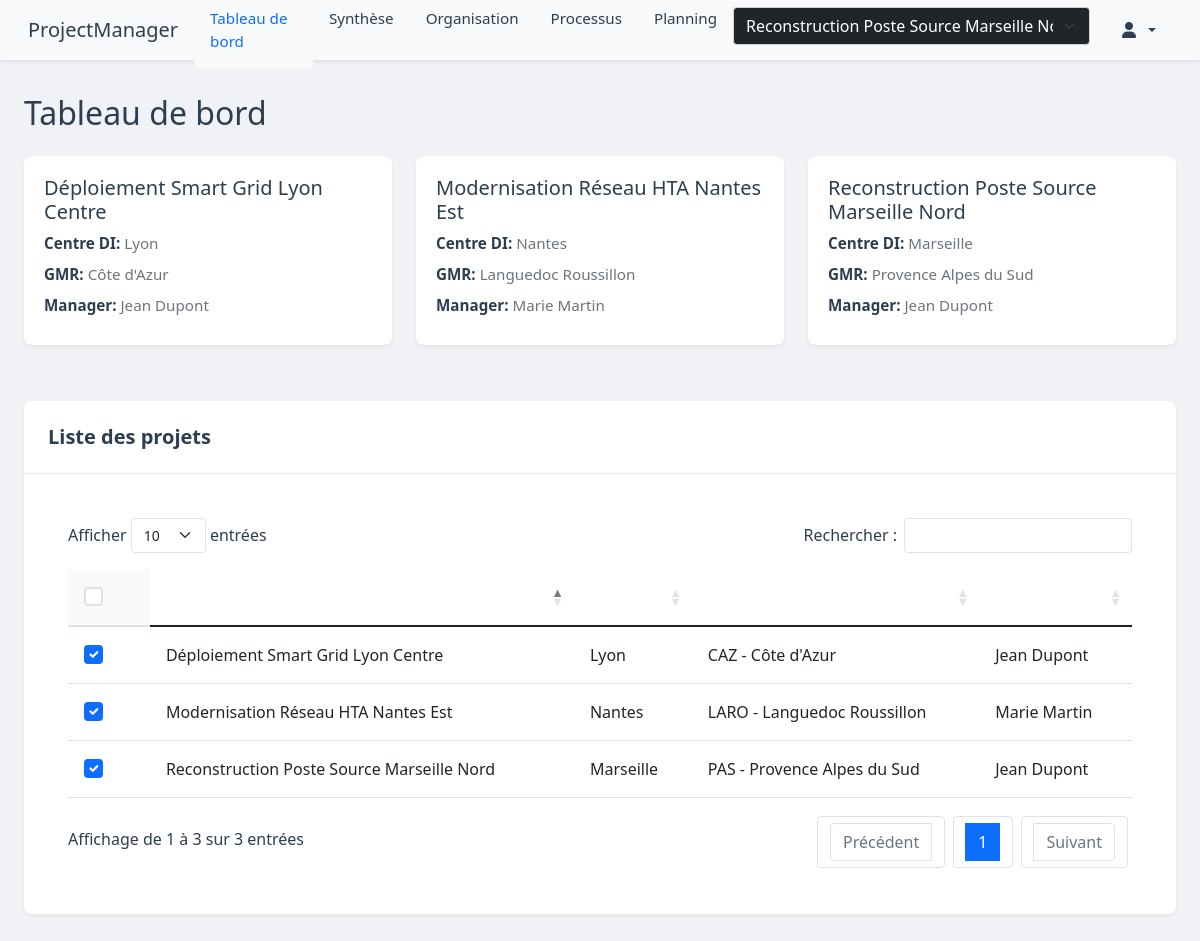
The page /dashboard/ (signed in) on the database its author committed.
### core/models.py (models this page shows, shortened)
class Projet(models.Model):
    nom = models.CharField(max_length=200)
    centre_di = models.ForeignKey(CentreDI, on_delete=models.SET_NULL, null=True, verbose_name="Centre DI")
    gmr = models.ForeignKey(GMR, on_delete=models.SET_NULL, null=True, verbose_name="GMR")
    manager = models.ForeignKey(User, on_delete=models.SET_NULL, null=True)
    date_creation = models.DateTimeField(auto_now_add=True)
    selectionne = models.BooleanField(default=False)
    class Meta:
        verbose_name = "Projet"
        verbose_name_plural = "Projets"
        ordering = ['-date_creation']

class CentreDI(models.Model):
    nom = models.CharField(max_length=100)
    def __str__(self):
        return self.nom
    class Meta:
        verbose_name = "Centre DI"
        verbose_name_plural = "Centres DI"
        ordering = ['nom']

class GMR(models.Model):
    code = models.CharField(max_length=10)
    nom = models.CharField(max_length=100)
    def __str__(self):
        return f"{self.code} - {self.nom}"
    class Meta:
        verbose_name = "GMR"
        verbose_name_plural = "GMR"
        ordering = ['code']

### core/views.py (the view)
# urls.py: path('dashboard/', views.dashboard, name='dashboard'),
@login_required
def dashboard(request):
    projets = Projet.objects.all().select_related('centre_di', 'gmr', 'manager')
    projets_selectionnes = projets.filter(selectionne=True).order_by('nom')
    return render(request, 'dashboard.html', {
        'projets': projets,
        'projets_selectionnes': projets_selectionnes
    })

### core/context_processors.py (called while the page is built)
def projet_context(request):
    try:
        projets = Projet.objects.filter(selectionne=True)
        projet_actif_id = request.session.get('projet_actif_id')
        if projet_actif_id:
            projet_actif = projets.filter(id=projet_actif_id).first()
            if not projet_actif:
                projet_actif = projets.first()
                if projet_actif:
                    request.session['projet_actif_id'] = projet_actif.id
        else:
            projet_actif = projets.first()
            if projet_actif:
                request.session['projet_actif_id'] = projet_actif.id
        return {
            'projets': projets,
            'projet_actif': projet_actif
        }
    except Exception as e:
        return {
            'projets': [],
            'projet_actif': None
        }

### templates/dashboard.html (shortened to what this page needs)
{% extends 'base.html' %}
{% load static %}
{% block extra_css %}
<link rel="stylesheet" type="text/css" href="https://cdn.datatables.net/1.13.7/css/dataTables.bootstrap5.min.css">
<link rel="stylesheet" href="{% static 'css/dashboard.css' %}">
{% endblock %}
{% block content %}
<div class="container-fluid">
    <div class="d-flex justify-content-between align-items-center mb-4">
        <h2 class="mb-0">Tableau de bord</h2>
    </div>
    <div id="alerts-container" class="position-fixed top-0 end-0 p-3" style="z-index: 1050;"></div>
    <div id="selectedProjectsContainer" class="row mb-4">
        {% include 'partials/projets_selectionnes.html' with projets_selectionnes=projets_selectionnes %}
    </div>
    <div class="card">
        <div class="card-header">
            <div class="d-flex justify-content-between align-items-center">
                <h5 class="mb-0">Liste des projets</h5>
            </div>
        </div>
        <div class="card-body">
            <div class="table-responsive">
                <table class="table" id="projectsTable">
                    <thead>
                        <tr>
                            <th style="width: 50px;">
                                <input type="checkbox"
                                    class="form-check-input projet-checkbox {% if projet.selectionne %}checked{% endif %}"
                                    data-projet-id="{{ projet.id }}"
                                    {% if projet.selectionne %}checked{% endif %}>
                     <td>{{ projet.nom }}</td>
                     <td>{{ projet.centre_di }}</td>
                     <td>{{ projet.gmr }}</td>
                     <td>{{ projet.manager.get_full_name }}</td>
                 </tr>
                    </thead>
                    <tbody id="projectsTableBody">
                        {% include 'partials/table_body.html' %}
                    </tbody>
                </table>
            </div>
        </div>
    </div>
</div>
{% endblock %}

### templates/base.html (shortened to what this page needs)
<!DOCTYPE html>
<html lang="fr">
<head>
    <link href="https://cdn.jsdelivr.net/npm/bootstrap@5.1.3/dist/css/bootstrap.min.css" rel="stylesheet">
    <link rel="stylesheet" href="https://cdnjs.cloudflare.com/ajax/libs/font-awesome/6.0.0/css/all.min.css">
    <link rel="stylesheet" type="text/css" href="https://cdn.datatables.net/1.13.7/css/dataTables.bootstrap5.min.css">
    {% load static %}
    <link rel="stylesheet" href="{% static 'css/style.css' %}">
    {% block extra_css %}{% endblock %}
</head>
<body>
    {% if user.is_authenticated %}
    <nav class="navbar navbar-expand-lg navbar-light bg-light">
        <div class="container-fluid">
            <a class="navbar-brand" href="{% url 'dashboard' %}">ProjectManager</a>
            <div class="collapse navbar-collapse" id="navbarNav">
                <ul class="navbar-nav me-auto">
                    <li class="nav-item {% if request.resolver_match.url_name == 'dashboard' %}active{% endif %}">
                        <a class="nav-link" href="{% url 'dashboard' %}">Tableau de bord</a>
                    </li>
                    <li class="nav-item {% if request.resolver_match.url_name == 'summary' %}active{% endif %}">
                        <a class="nav-link" href="{% url 'summary' %}">Synthèse</a>
                    </li>
                    <li class="nav-item {% if request.resolver_match.url_name == 'organization' %}active{% endif %}">
                        <a class="nav-link" href="{% url 'organization' %}">Organisation</a>
                    </li>
                    <li class="nav-item {% if request.resolver_match.url_name == 'process' %}active{% endif %}">
                        <a class="nav-link" href="{% url 'process' %}">Processus</a>
                    </li>
                    <li class="nav-item {% if request.resolver_match.url_name == 'planning' %}active{% endif %}">
                        <a class="nav-link" href="{% url 'planning' %}">Planning</a>
                    </li>
                </ul>
                <div class="d-flex align-items-center">
                    {% if projets %}
                    <select id="projet-select" class="form-select bg-dark text-white mb-2">
                        {% for projet in projets_selectionnes %}
                            <option value="{{ projet.id }}" {% if projet.id == projet_actif.id %}selected{% endif %}>
                                {{ projet.nom }}
                            </option>
                        {% endfor %}
                    </select>
                    {% endif %}
                    <div class="dropdown">
                        <button class="btn btn-link nav-link dropdown-toggle" type="button" id="userMenu" data-bs-toggle="dropdown">
                            <i class="fas fa-user"></i>
                        </button>
                    </div>
                </div>
            </div>
        </div>
    </nav>
    {% endif %}
    <div id="alerts-container" class="position-fixed top-0 end-0 p-3" style="z-index: 1100;"></div>
    <main class="container-fluid py-4">
        {% block content %}{% endblock %}
    </main>
</body>
</html>

### templates/partials/projets_selectionnes.html
{% for projet in projets_selectionnes %}
<div class="col-md-4 mb-3">
    <div class="card project-card">
        <div class="card-body">
            <h5 class="card-title">{{ projet.nom }}</h5>
            <div class="project-info">
                <p><strong>Centre DI:</strong> {{ projet.centre_di.nom }}</p>
                <p><strong>GMR:</strong> {{ projet.gmr.nom }}</p>
                <p><strong>Manager:</strong> {{ projet.manager.get_full_name|default:projet.manager.username }}</p>
            </div>
        </div>
    </div>
</div>
{% endfor %}

### templates/partials/table_body.html
{% for projet in projets %}
<tr>
    <td>
        <input type="checkbox" class="form-check-input projet-checkbox"
               data-projet-id="{{ projet.id }}"
               {% if projet.selectionne %}checked{% endif %}>
    </td>
    <td>{{ projet.nom }}</td>
    <td>{{ projet.centre_di }}</td>
    <td>{{ projet.gmr }}</td>
    <td>{{ projet.manager.get_full_name }}</td>
</tr>
{% endfor %}

### static/css/style.css (style rules this page uses)
:root { --primary-color: #0d6efd; --secondary-color: #f8f9fa; --text-color: #2c3e50; --border-color: #e9ecef; --hover-color: #f8f9fa; --background-color: #f0f2f5; }
body { font-family: 'Segoe UI', Tahoma, Geneva, Verdana, sans-serif; background-color: var(--background-color); color: var(--text-color); margin: 0; padding: 0; padding-top: 70px; }
.navbar .d-flex { gap: 1rem; }
.navbar { background-color: white; box-shadow: 0 2px 4px rgba(0,0,0,.08); position: fixed; width: 100%; top: 0; z-index: 1000; padding: 0.5rem 1rem; height: 60px; }
.navbar-brand { font-size: 1.25rem; font-weight: 500; color: var(--text-color) !important; }
.navbar-nav .nav-link { color: var(--text-color) !important; padding: 1rem !important; font-size: 0.95rem; transition: all 0.3s ease; position: relative; }
.dropdown-toggle { background: none; border: none; color: var(--text-color); padding: 0.5rem 1rem; display: flex; align-items: center; gap: 0.5rem; }
.card { background-color: white; border: none; border-radius: 8px; box-shadow: 0 2px 4px rgba(0,0,0,.05); margin-bottom: 1rem; }
.card-header { background-color: white; border-bottom: 1px solid var(--border-color); padding: 1rem; }
.card-body { padding: 1.25rem; }
.nav-item.active .nav-link { color: var(--primary-color) !important; font-weight: 500; background-color: var(--hover-color); border-radius: 4px; }

### static/css/dashboard.css (style rules this page uses)
:root { --card-shadow: 0 2px 4px rgba(0,0,0,.05); --card-hover-shadow: 0 4px 15px rgba(0,0,0,0.1); --transition-speed: 0.3s; }
.project-info p { margin-bottom: 0.5rem; color: #6c757d; font-size: 0.95rem; }
.project-info strong { color: var(--text-color); font-weight: 600; }
.card-header { background-color: transparent; border-bottom: 1px solid #e9ecef; padding: 1.5rem; }
.card-header h5 { margin: 0; color: var(--text-color); font-weight: 600; }
table.dataTable { border-collapse: collapse !important; width: 100% !important; margin: 1rem 0 !important; }
table.dataTable thead th { background-color: #f8f9fa; border-bottom: 2px solid #dee2e6 !important; color: var(--text-color); font-weight: 600; padding: 1rem; }
table.dataTable tbody td { padding: 1rem; vertical-align: middle; border-bottom: 1px solid #dee2e6; }
.form-check-input { width: 1.2em; height: 1.2em; margin-top: 0.15em; cursor: pointer; border: 2px solid #dee2e6; }
.form-check-input:checked { background-color: var(--primary-color); border-color: var(--primary-color); }
.form-check-input { transition: background-color 0.3s, border-color 0.3s; }
#alerts-container { position: fixed; top: 20px; right: 20px; z-index: 1050; }

### rows shown on the page
Projet: nom "Déploiement Smart Grid Lyon Centre", centre_di.nom "Lyon", gmr.nom "Côte d'Azur", manager.get_full_name "Jean Dupont", selectionne "☑", centre_di "Lyon", gmr "CAZ - Côte d'Azur"
Projet: nom "Modernisation Réseau HTA Nantes Est", centre_di.nom "Nantes", gmr.nom "Languedoc Roussillon", manager.get_full_name "Marie Martin", selectionne "☑", centre_di "Nantes", gmr "LARO - Languedoc Roussillon"
Projet: nom "Reconstruction Poste Source Marseille Nord", centre_di.nom "Marseille", gmr.nom "Provence Alpes du Sud", manager.get_full_name "Jean Dupont", selectionne "☑", centre_di "Marseille", gmr "PAS - Provence Alpes du Sud"

### other values the page prints
form field value "Reconstruction Poste Source Marseille Nord"
